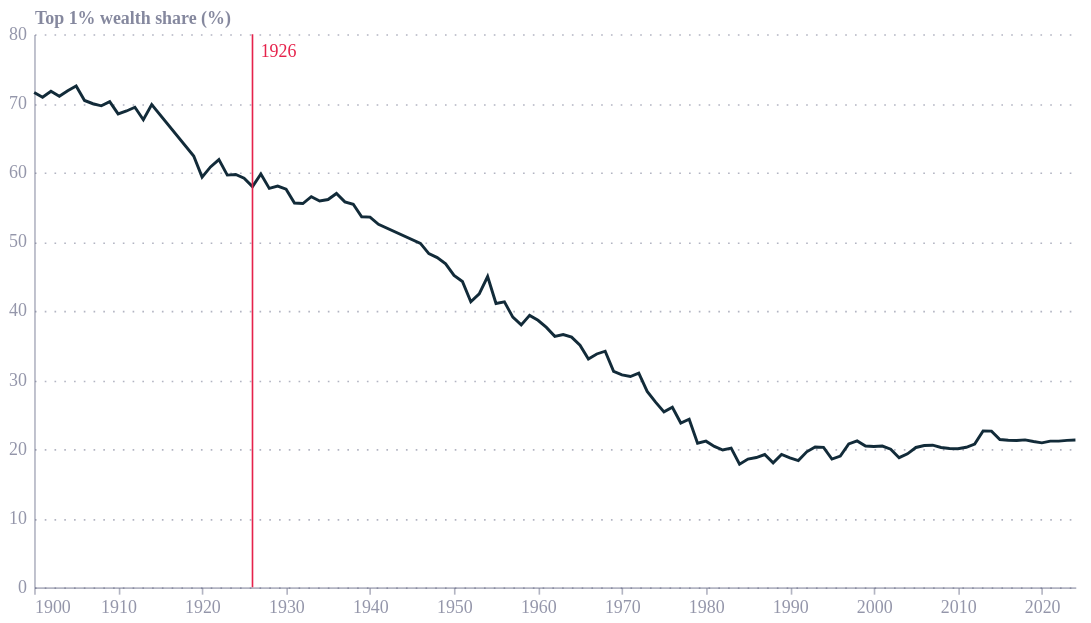

Notebook cell for this chart:
### Code cell
import pandas as pd
import altair as alt
from ecostyles import EcoStyles

df = pd.read_csv("../data/top1_wealth_share_uk.csv")
df["year"] = pd.to_datetime(df["year"], format="%Y")

ref = pd.DataFrame({"year": pd.to_datetime([1926], format="%Y")})

styles = EcoStyles()
styles.register_and_enable_theme()

# hover -> snap to nearest year, show guide rule + point + tooltip
hover = alt.selection_point(fields=["year"], nearest=True, on="pointerover",
                            empty=False, clear="pointerout")

line = alt.Chart(df).mark_line(strokeWidth=1.8, color="#122B39").encode(
    x=alt.X("year:T", title=None, axis=alt.Axis(format="%Y", tickCount=10)),
    y=alt.Y("share:Q", title="Top 1% wealth share (%)", scale=alt.Scale(domain=[0, 80])),
)

rule = alt.Chart(ref).mark_rule(color="#E6224B", strokeWidth=1).encode(x="year:T")
label = alt.Chart(ref).mark_text(color="#E6224B", align="left", baseline="top",
                                 dx=5, dy=5).encode(
    x="year:T", y=alt.value(0), text=alt.value("1926"))

hover_rule = alt.Chart(df).mark_rule(color="#94a3b8", strokeWidth=1).encode(
    x="year:T",
    opacity=alt.condition(hover, alt.value(0.5), alt.value(0)),
)
hover_point = alt.Chart(df).mark_point(size=70, filled=True, color="#122B39").encode(
    x="year:T", y="share:Q",
    opacity=alt.condition(hover, alt.value(1), alt.value(0)),
    tooltip=[alt.Tooltip("year:T",  title="Year", format="%Y"),
             alt.Tooltip("share:Q", title="Top 1% share", format=".1f")],
).add_params(hover)

core = (
    alt.layer(hover_rule, line, rule, label, hover_point)
    .properties(width=640, height=340)
)
chart = alt.vconcat(core)          # wrap so the embed keeps the 640px size

chart.save("top1_wealth_share.json")
chart

### Figure 1 — Vega-Lite specification as saved in the notebook (floating-point values rounded to 4 significant figures)
{"config": {"font": "Circular Std", "text": {"color": "#676A86", "align": "left", "baseline": "middle", "dx": 7, "dy": 0, "fontSize": 11}, "view": {"stroke": null, "continuousWidth": 400, "continuousHeight": 300, "discreteWidth": 400, "discreteHeight": 300}, "range": {"category": ["#36B7B4", "#E6224B", "#F4C245", "#0063AF", "#00A767", "#179FDB", "#EB5C2E", "#5C267B", "#122B39"], "diverging": ["#E6224B", "#E54753", "#C9C9C9", "#179FDB", "#122B39"], "heatmap": ["#C9C9C9", "#179FDB", "#0063AF", "#122B39"], "ordinal": ["#00A767", "#36B7B4", "#179FDB", "#0063AF", "#243B5A"]}, "bar": {"color": "#179fdb"}, "line": {"color": "#e6224b"}, "rule": {"color": "#676A86"}, "area": {"opacity": 0.8}, "point": {"filled": true, "size": 80, "color": "#e6224b", "opacity": 0.95}, "geoshape": {"stroke": "white", "strokeWidth": 0.3}, "rect": {"fill": "#d6d4d4", "opacity": 0.3}, "axis": {"labelColor": "#676A86", "labelFontSize": 11, "labelFont": "Circular Std", "labelOpacity": 0.7, "tickColor": "#676A86", "tickOpacity": 0.5, "domainColor": "#676A86", "domainOpacity": 0.5, "gridColor": "#676A86", "gridDash": [2, 2], "gridOpacity": 0.5, "title": null, "titleColor": "#676A86", "titleOpacity": 0.8, "tickSize": 4}, "axisXDiscrete": {"grid": false, "labelAngle": 0, "tickCount": 10, "tickOpacity": 0.5, "title": null}, "axisYDiscrete": {"ticks": false, "labelPadding": 5}, "axisXTemporal": {"grid": false, "ticks": true}, "axisXQuantitative": {"grid": true}, "axisYQuantitative": {"gridColor": "#676A86", "gridDash": [1, 5], "gridOpacity": 0.5, "ticks": false, "labelPadding": 5, "tickCount": 8, "titleAngle": 0, "titleAlign": "left", "titleBaseline": "bottom", "titleX": 0, "titleY": -5}, "title": {"color": "#676A86E6", "subtitleColor": "#676A86", "font": "Circular Std", "subtitleFont": "Circular Std", "anchor": "start", "fontSize": 14, "subtitleFontSize": 12, "subtitlePadding": 4, "offset": 0, "frame": "group"}, "legend": {"titleColor": "#122b39", "title": null, "labelColor": "#122b39", "labelFontSize": 11}}, "vconcat": [{"layer": [{"data": {"name": "data-590c6779b7e43d7a4289becbbde36f47"}, "mark": {"type": "rule", "color": "#94a3b8", "strokeWidth": 1}, "encoding": {"opacity": {"condition": {"param": "param_4643ec65abc82669", "value": 0.5, "empty": false}, "value": 0}, "x": {"field": "year", "type": "temporal"}}}, {"data": {"name": "data-590c6779b7e43d7a4289becbbde36f47"}, "mark": {"type": "line", "color": "#122B39", "strokeWidth": 1.8}, "encoding": {"x": {"axis": {"format": "%Y", "tickCount": 10}, "field": "year", "title": null, "type": "temporal"}, "y": {"field": "share", "scale": {"domain": [0, 80]}, "title": "Top 1% wealth share (%)", "type": "quantitative"}}}, {"data": {"name": "data-9f3b75ec2287fbf4bf0d76680d727457"}, "mark": {"type": "rule", "color": "#E6224B", "strokeWidth": 1}, "encoding": {"x": {"field": "year", "type": "temporal"}}}, {"data": {"name": "data-9f3b75ec2287fbf4bf0d76680d727457"}, "mark": {"type": "text", "align": "left", "baseline": "top", "color": "#E6224B", "dx": 5, "dy": 5}, "encoding": {"text": {"value": "1926"}, "x": {"field": "year", "type": "temporal"}, "y": {"value": 0}}}, {"data": {"name": "data-590c6779b7e43d7a4289becbbde36f47"}, "mark": {"type": "point", "color": "#122B39", "filled": true, "size": 70}, "encoding": {"opacity": {"condition": {"param": "param_4643ec65abc82669", "value": 1, "empty": false}, "value": 0}, "tooltip": [{"field": "year", "format": "%Y", "title": "Year", "type": "temporal"}, {"field": "share", "format": ".1f", "title": "Top 1% share", "type": "quantitative"}], "x": {"field": "year", "type": "temporal"}, "y": {"field": "share", "type": "quantitative"}}, "name": "view_a5873581bab14a5a_4"}], "height": 340, "width": 640}], "params": [{"name": "param_4643ec65abc82669", "select": {"type": "point", "clear": "pointerout", "fields": ["year"], "nearest": true, "on": "pointerover"}, "views": ["view_a5873581bab14a5a_4"]}], "$schema": "https://vega.github.io/schema/vega-lite/v6.4.1.json", "datasets": {"data-590c6779b7e43d7a4289becbbde36f47": [{"year": "1900-01-01T00:00:00", "share": 71.56}, {"year": "1901-01-01T00:00:00", "share": 70.88}, {"year": "1902-01-01T00:00:00", "share": 71.75}, {"year": "1903-01-01T00:00:00", "share": 71.03}, {"year": "1904-01-01T00:00:00", "share": 71.83}, {"year": "1905-01-01T00:00:00", "share": 72.51}, {"year": "1906-01-01T00:00:00", "share": 70.41}, {"year": "1907-01-01T00:00:00", "share": 69.94}, {"year": "1908-01-01T00:00:00", "share": 69.64}, {"year": "1909-01-01T00:00:00", "share": 70.25}, {"year": "1910-01-01T00:00:00", "share": 68.47}, {"year": "1911-01-01T00:00:00", "share": 68.89}, {"year": "1912-01-01T00:00:00", "share": 69.43}, {"year": "1913-01-01T00:00:00", "share": 67.63}, {"year": "1914-01-01T00:00:00", "share": 69.83}, {"year": "1919-01-01T00:00:00", "share": 62.38}, {"year": "1920-01-01T00:00:00", "share": 59.33}, {"year": "1921-01-01T00:00:00", "share": 60.8}, {"year": "1922-01-01T00:00:00", "share": 61.85}, {"year": "1923-01-01T00:00:00", "share": 59.62}, {"year": "1924-01-01T00:00:00", "share": 59.71}, {"year": "1925-01-01T00:00:00", "share": 59.16}, {"year": "1926-01-01T00:00:00", "share": 57.95}, {"year": "1927-01-01T00:00:00", "share": 59.77}, {"year": "1928-01-01T00:00:00", "share": 57.7}, {"year": "1929-01-01T00:00:00", "share": 58.04}, {"year": "1930-01-01T00:00:00", "share": 57.58}, {"year": "1931-01-01T00:00:00", "share": 55.58}, {"year": "1932-01-01T00:00:00", "share": 55.5}, {"year": "1933-01-01T00:00:00", "share": 56.5}, {"year": "1934-01-01T00:00:00", "share": 55.88}, {"year": "1935-01-01T00:00:00", "share": 56.09}, {"year": "1936-01-01T00:00:00", "share": 56.96}, {"year": "1937-01-01T00:00:00", "share": 55.75}, {"year": "1938-01-01T00:00:00", "share": 55.4}, {"year": "1939-01-01T00:00:00", "share": 53.6}, {"year": "1940-01-01T00:00:00", "share": 53.54}, {"year": "1941-01-01T00:00:00", "share": 52.5}, {"year": "1946-01-01T00:00:00", "share": 49.74}, {"year": "1947-01-01T00:00:00", "share": 48.26}, {"year": "1948-01-01T00:00:00", "share": 47.69}, {"year": "1949-01-01T00:00:00", "share": 46.79}, {"year": "1950-01-01T00:00:00", "share": 45.11}, {"year": "1951-01-01T00:00:00", "share": 44.24}, {"year": "1952-01-01T00:00:00", "share": 41.29}, {"year": "1953-01-01T00:00:00", "share": 42.45}, {"year": "1954-01-01T00:00:00", "share": 44.95}, {"year": "1955-01-01T00:00:00", "share": 41.05}, {"year": "1956-01-01T00:00:00", "share": 41.28}, {"year": "1957-01-01T00:00:00", "share": 39.08}, {"year": "1958-01-01T00:00:00", "share": 37.96}, {"year": "1959-01-01T00:00:00", "share": 39.33}, {"year": "1960-01-01T00:00:00", "share": 38.62}, {"year": "1961-01-01T00:00:00", "share": 37.59}, {"year": "1962-01-01T00:00:00", "share": 36.3}, {"year": "1963-01-01T00:00:00", "share": 36.56}, {"year": "1964-01-01T00:00:00", "share": 36.19}, {"year": "1965-01-01T00:00:00", "share": 35.02}, {"year": "1966-01-01T00:00:00", "share": 33.03}, {"year": "1967-01-01T00:00:00", "share": 33.75}, {"year": "1968-01-01T00:00:00", "share": 34.15}, {"year": "1969-01-01T00:00:00", "share": 31.23}, {"year": "1970-01-01T00:00:00", "share": 30.73}, {"year": "1971-01-01T00:00:00", "share": 30.49}, {"year": "1972-01-01T00:00:00", "share": 30.97}, {"year": "1973-01-01T00:00:00", "share": 28.33}, {"year": "1974-01-01T00:00:00", "share": 26.78}, {"year": "1975-01-01T00:00:00", "share": 25.38}, {"year": "1976-01-01T00:00:00", "share": 26.04}, {"year": "1977-01-01T00:00:00", "share": 23.77}, {"year": "1978-01-01T00:00:00", "share": 24.32}, {"year": "1979-01-01T00:00:00", "share": 20.85}, {"year": "1980-01-01T00:00:00", "share": 21.14}, {"year": "1981-01-01T00:00:00", "share": 20.38}, {"year": "1982-01-01T00:00:00", "share": 19.86}, {"year": "1983-01-01T00:00:00", "share": 20.13}, {"year": "1984-01-01T00:00:00", "share": 17.8}, {"year": "1985-01-01T00:00:00", "share": 18.55}, {"year": "1986-01-01T00:00:00", "share": 18.77}, {"year": "1987-01-01T00:00:00", "share": 19.21}, {"year": "1988-01-01T00:00:00", "share": 18.01}, {"year": "1989-01-01T00:00:00", "share": 19.23}, {"year": "1990-01-01T00:00:00", "share": 18.73}, {"year": "1991-01-01T00:00:00", "share": 18.34}, {"year": "1992-01-01T00:00:00", "share": 19.6}, {"year": "1993-01-01T00:00:00", "share": 20.3}, {"year": "1994-01-01T00:00:00", "share": 20.24}, {"year": "1995-01-01T00:00:00", "share": 18.56}, {"year": "1996-01-01T00:00:00", "share": 18.98}, {"year": "1997-01-01T00:00:00", "share": 20.75}, {"year": "1998-01-01T00:00:00", "share": 21.18}, {"year": "1999-01-01T00:00:00", "share": 20.45}, {"year": "2000-01-01T00:00:00", "share": 20.37}, {"year": "2001-01-01T00:00:00", "share": 20.43}, {"year": "2002-01-01T00:00:00", "share": 19.98}, {"year": "2003-01-01T00:00:00", "share": 18.75}, {"year": "2004-01-01T00:00:00", "share": 19.31}, {"year": "2005-01-01T00:00:00", "share": 20.23}, {"year": "2006-01-01T00:00:00", "share": 20.52}, {"year": "2007-01-01T00:00:00", "share": 20.56}, {"year": "2008-01-01T00:00:00", "share": 20.23}, {"year": "2009-01-01T00:00:00", "share": 20.09}, {"year": "2010-01-01T00:00:00", "share": 20.04}, {"year": "2011-01-01T00:00:00", "share": 20.26}, {"year": "2012-01-01T00:00:00", "share": 20.73}, {"year": "2013-01-01T00:00:00", "share": 22.63}, {"year": "2014-01-01T00:00:00", "share": 22.59}, {"year": "2015-01-01T00:00:00", "share": 21.38}, {"year": "2016-01-01T00:00:00", "share": 21.28}, {"year": "2017-01-01T00:00:00", "share": 21.23}, {"year": "2018-01-01T00:00:00", "share": 21.33}, {"year": "2019-01-01T00:00:00", "share": 21.09}, {"year": "2020-01-01T00:00:00", "share": 20.9}, {"year": "2021-01-01T00:00:00", "share": 21.15}, {"year": "2022-01-01T00:00:00", "share": 21.15}, {"year": "2023-01-01T00:00:00", "share": 21.26}, {"year": "2024-01-01T00:00:00", "share": 21.3}], "data-9f3b75ec2287fbf4bf0d76680d727457": [{"year": "1926-01-01T00:00:00"}]}}
